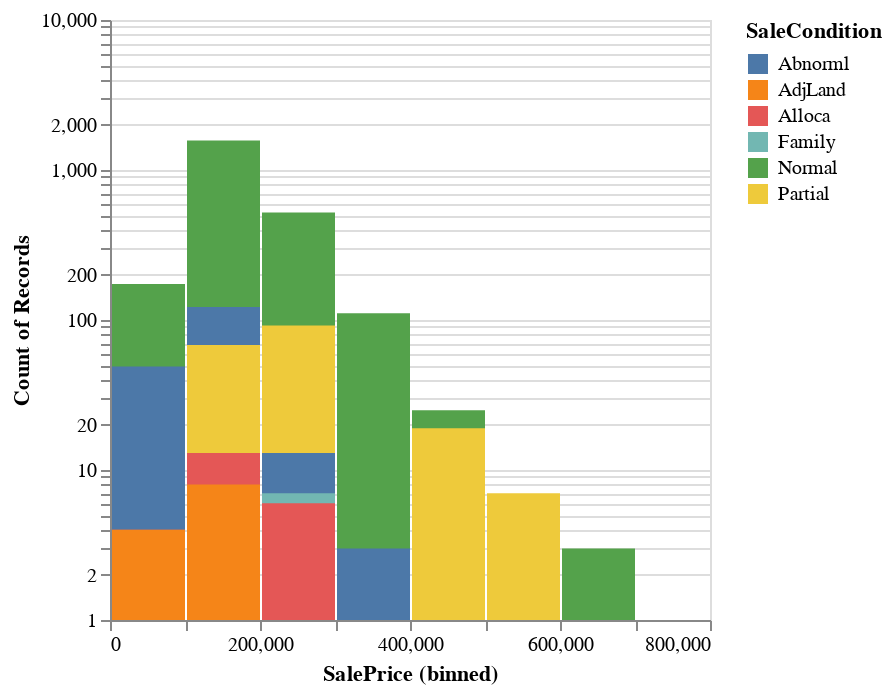

Source (notebook cell):
### Code cell
alt.Chart(df).mark_bar().encode(
    alt.X("SalePrice:Q").bin(),
    alt.Y("count()").scale(type="log"),
    color="SaleCondition:N",
)

### Figure 1 — Vega specification as saved in the notebook (floating-point values rounded to 4 significant figures)
{"$schema": "https://vega.github.io/schema/vega/v5.json", "data": [{"name": "source_0", "values": [{"SaleCondition": "Normal", "__count": 520, "bin_maxbins_10_SalePrice": 200000.0, "bin_maxbins_10_SalePrice_end": 300000.0}, {"SaleCondition": "Normal", "__count": 1575, "bin_maxbins_10_SalePrice": 100000.0, "bin_maxbins_10_SalePrice_end": 200000.0}, {"SaleCondition": "Normal", "__count": 4, "bin_maxbins_10_SalePrice": 500000.0, "bin_maxbins_10_SalePrice_end": 600000.0}, {"SaleCondition": "Partial", "__count": 58, "bin_maxbins_10_SalePrice": 300000.0, "bin_maxbins_10_SalePrice_end": 400000.0}, {"SaleCondition": "Family", "__count": 31, "bin_maxbins_10_SalePrice": 100000.0, "bin_maxbins_10_SalePrice_end": 200000.0}, {"SaleCondition": "Normal", "__count": 174, "bin_maxbins_10_SalePrice": 0.0, "bin_maxbins_10_SalePrice_end": 100000.0}, {"SaleCondition": "Family", "__count": 6, "bin_maxbins_10_SalePrice": 0.0, "bin_maxbins_10_SalePrice_end": 100000.0}, {"SaleCondition": "Normal", "__count": 111, "bin_maxbins_10_SalePrice": 300000.0, "bin_maxbins_10_SalePrice_end": 400000.0}, {"SaleCondition": "Partial", "__count": 92, "bin_maxbins_10_SalePrice": 200000.0, "bin_maxbins_10_SalePrice_end": 300000.0}, {"SaleCondition": "Partial", "__count": 1, "bin_maxbins_10_SalePrice": 600000.0, "bin_maxbins_10_SalePrice_end": 700000.0}, {"SaleCondition": "Normal", "__count": 25, "bin_maxbins_10_SalePrice": 400000.0, "bin_maxbins_10_SalePrice_end": 500000.0}, {"SaleCondition": "Abnorml", "__count": 122, "bin_maxbins_10_SalePrice": 100000.0, "bin_maxbins_10_SalePrice_end": 200000.0}, {"SaleCondition": "Abnorml", "__count": 49, "bin_maxbins_10_SalePrice": 0.0, "bin_maxbins_10_SalePrice_end": 100000.0}, {"SaleCondition": "Alloca", "__count": 4, "bin_maxbins_10_SalePrice": 0.0, "bin_maxbins_10_SalePrice_end": 100000.0}, {"SaleCondition": "Partial", "__count": 68, "bin_maxbins_10_SalePrice": 100000.0, "bin_maxbins_10_SalePrice_end": 200000.0}, {"SaleCondition": "Partial", "__count": 7, "bin_maxbins_10_SalePrice": 500000.0, "bin_maxbins_10_SalePrice_end": 600000.0}, {"SaleCondition": "Partial", "__count": 19, "bin_maxbins_10_SalePrice": 400000.0, "bin_maxbins_10_SalePrice_end": 500000.0}, {"SaleCondition": "Normal", "__count": 3, "bin_maxbins_10_SalePrice": 600000.0, "bin_maxbins_10_SalePrice_end": 700000.0}, {"SaleCondition": "Family", "__count": 1, "bin_maxbins_10_SalePrice": 400000.0, "bin_maxbins_10_SalePrice_end": 500000.0}, {"SaleCondition": "Abnorml", "__count": 1, "bin_maxbins_10_SalePrice": 500000.0, "bin_maxbins_10_SalePrice_end": 600000.0}, {"SaleCondition": "Abnorml", "__count": 13, "bin_maxbins_10_SalePrice": 200000.0, "bin_maxbins_10_SalePrice_end": 300000.0}, {"SaleCondition": "Alloca", "__count": 13, "bin_maxbins_10_SalePrice": 100000.0, "bin_maxbins_10_SalePrice_end": 200000.0}, {"SaleCondition": "Family", "__count": 7, "bin_maxbins_10_SalePrice": 200000.0, "bin_maxbins_10_SalePrice_end": 300000.0}, {"SaleCondition": "Abnorml", "__count": 3, "bin_maxbins_10_SalePrice": 300000.0, "bin_maxbins_10_SalePrice_end": 400000.0}, {"SaleCondition": "Abnorml", "__count": 1, "bin_maxbins_10_SalePrice": 400000.0, "bin_maxbins_10_SalePrice_end": 500000.0}, {"SaleCondition": "AdjLand", "__count": 4, "bin_maxbins_10_SalePrice": 0.0, "bin_maxbins_10_SalePrice_end": 100000.0}, {"SaleCondition": "Alloca", "__count": 6, "bin_maxbins_10_SalePrice": 200000.0, "bin_maxbins_10_SalePrice_end": 300000.0}, {"SaleCondition": "Abnorml", "__count": 1, "bin_maxbins_10_SalePrice": 700000.0, "bin_maxbins_10_SalePrice_end": 800000.0}, {"SaleCondition": "Normal", "__count": 1, "bin_maxbins_10_SalePrice": 700000.0, "bin_maxbins_10_SalePrice_end": 800000.0}, {"SaleCondition": "Family", "__count": 1, "bin_maxbins_10_SalePrice": 300000.0, "bin_maxbins_10_SalePrice_end": 400000.0}, {"SaleCondition": "AdjLand", "__count": 8, "bin_maxbins_10_SalePrice": 100000.0, "bin_maxbins_10_SalePrice_end": 200000.0}, {"SaleCondition": "Alloca", "__count": 1, "bin_maxbins_10_SalePrice": 300000.0, "bin_maxbins_10_SalePrice_end": 400000.0}]}, {"name": "source_0_color_domain_SaleCondition", "values": [{"SaleCondition": "Normal"}, {"SaleCondition": "Partial"}, {"SaleCondition": "Family"}, {"SaleCondition": "Abnorml"}, {"SaleCondition": "Alloca"}, {"SaleCondition": "AdjLand"}]}], "signals": [{"name": "bin_maxbins_10_SalePrice_bins", "value": {"fields": ["SalePrice"], "fname": "bin_SalePrice", "start": 0.0, "step": 100000.0, "stop": 800000.0}}], "marks": [{"type": "rect", "name": "marks", "from": {"data": "source_0"}, "encode": {"update": {"y2": {"field": {"signal": null, "datum": null, "group": "height", "parent": null}}, "fill": {"field": "SaleCondition", "scale": "color"}, "x2": {"field": "bin_maxbins_10_SalePrice", "scale": "x", "offset": 1}, "ariaRoleDescription": {"value": "bar"}, "description": {"signal": "\"SalePrice (binned): \" + (!isValid(datum[\"bin_maxbins_10_SalePrice\"]) || !isFinite(+datum[\"bin_maxbins_10_SalePrice\"]) ? \"null\" : format(datum[\"bin_maxbins_10_SalePrice\"], \"\") + \" – \" + format(datum[\"bin_maxbins_10_SalePrice_end\"], \"\")) + \"; Count of Records: \" + (format(datum[\"__count\"], \"\")) + \"; SaleCondition: \" + (isValid(datum[\"SaleCondition\"]) ? datum[\"SaleCondition\"] : \"\"+datum[\"SaleCondition\"])"}, "y": {"field": "__count", "scale": "y"}, "x": {"field": "bin_maxbins_10_SalePrice_end", "scale": "x"}}}, "style": ["bar"]}], "scales": [{"name": "x", "type": "linear", "domain": {"signal": "[bin_maxbins_10_SalePrice_bins.start, bin_maxbins_10_SalePrice_bins.stop]"}, "range": [0, {"signal": "width"}], "bins": {"signal": "bin_maxbins_10_SalePrice_bins"}, "zero": false}, {"name": "y", "type": "log", "domain": {"data": "source_0", "field": "__count"}, "range": [{"signal": "height"}, 0], "nice": true}, {"name": "color", "type": "ordinal", "domain": {"data": "source_0_color_domain_SaleCondition", "field": "SaleCondition", "sort": true}, "range": "category"}], "axes": [{"scale": "y", "grid": true, "zindex": 0, "labels": false, "domain": false, "minExtent": 0, "gridScale": "x", "aria": false, "maxExtent": 0, "orient": "left", "ticks": false}, {"scale": "x", "title": "SalePrice (binned)", "labelOverlap": true, "orient": "bottom", "labelFlush": true, "zindex": 0, "grid": false, "tickCount": {"signal": "ceil(width/10)"}}, {"scale": "y", "grid": false, "zindex": 0, "title": "Count of Records", "labelOverlap": "greedy", "orient": "left"}], "legends": [{"fill": "color", "symbolType": "square", "title": "SaleCondition"}], "background": "white", "height": 300, "style": "cell", "width": 300, "padding": 5}
